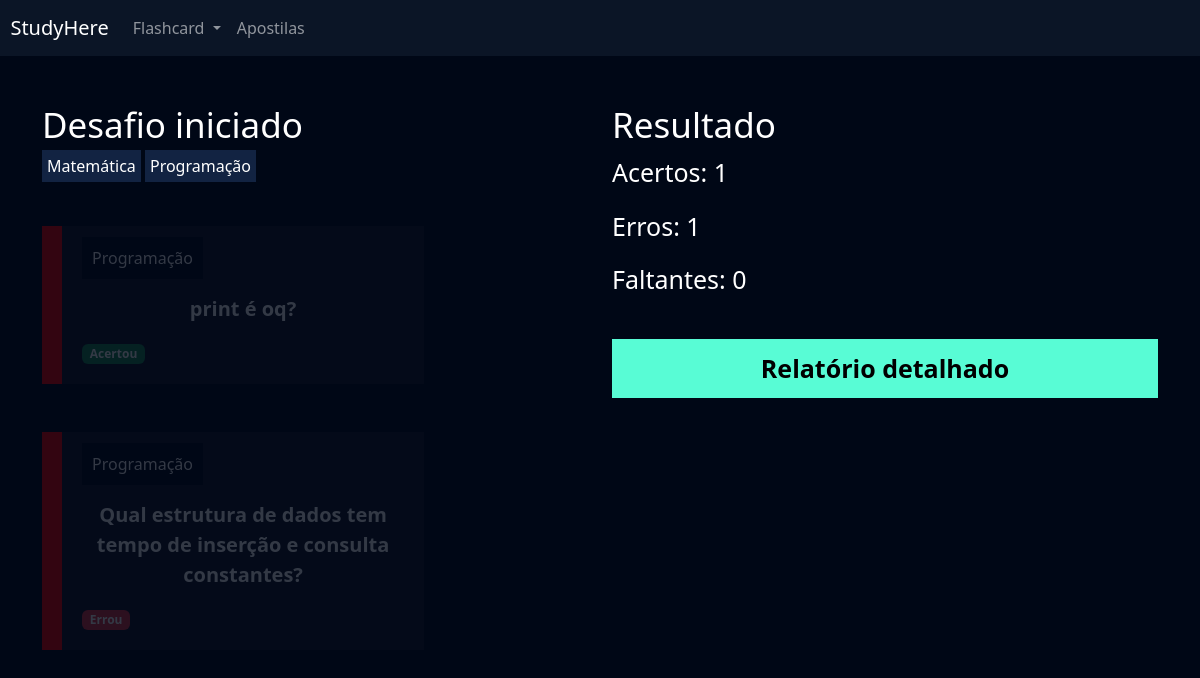
Screenshot of /flashcard/desafio/1/ (signed in) with the database file from the repository.
### flashcard/models.py (models this page shows, shortened)
class Categoria(models.Model):
    nome = models.CharField(max_length=20)
    def __str__(self):
        return self.nome

class FlashcardDesafio(models.Model):
    flashcard = models.ForeignKey(Flashcard, on_delete=models.DO_NOTHING)
    respondido = models.BooleanField(default=False)
    acertou = models.BooleanField(default=False)

class Flashcard(models.Model):
    DIFICULDADE_CHOICES = (('D', 'Difícil'), ('M', 'Médio'), ('F', 'Fácil'))
    user = models.ForeignKey(User, on_delete=models.DO_NOTHING)
    pergunta = models.CharField(max_length=100)
    resposta = models.TextField()
    categoria = models.ForeignKey(Categoria, on_delete=models.DO_NOTHING)
    dificuldade = models.CharField(max_length=1, choices=DIFICULDADE_CHOICES)
    @property
    def css_dificuldade(self):
        if self.dificuldade == 'F':
            return "flashcard-facil"
        elif self.dificuldade == 'M':
            return "flashcard-medio"
        elif self.dificuldade == 'D':
            return "flashcard-dificil"

### flashcard/views.py (the view)
# urls.py: path('desafio/<int:id>/', views.desafio, name="desafio"),
def desafio(request, id):
    desafio = Desafio.objects.get(id=id)
    if not desafio.user == request.user:
        raise Http404()
    if request.method == "GET":
        categorias = desafio.categoria.all()
        faltantes = desafio.flashcards.filter(respondido=0).count()
        erros = desafio.flashcards.filter(acertou=0).count() - faltantes
        acertos = desafio.flashcards.filter(acertou=1).count()
        if faltantes == 0:
            desafio.status = 'R'
            desafio.save()
        return render(request, "desafio.html", {"desafio":desafio, "acertos":acertos, "erros":erros, "faltantes":faltantes, "categorias": categorias})
    return HttpResponse(id)

### flashcard/templates/desafio.html (shortened to what this page needs)
{% extends "base.html" %}
{% load static %}
{% block 'cabecalho' %}
    <link href="{% static 'usuarios/css/cadastro.css' %}" rel="stylesheet">
    <link href="{% static 'flashcard/css/novo_flashcard.css' %}" rel="stylesheet">
    <link href="{% static 'flashcard/css/iniciar_desafio.css' %}" rel="stylesheet">
    <link href="{% static 'flashcard/css/desafio.css' %}" rel="stylesheet">
    <link href='https://unpkg.com/boxicons@2.1.4/css/boxicons.min.css' rel='stylesheet'>
{% endblock 'cabecalho' %}
{% block 'conteudo' %}
    {% include "partials/header.html" %}
    <div class="container">
        <br>
        <br>
        <div class="row">
            <div class="col-md">
                <h3 class="fonte-secundaria" >Desafio iniciado</h3>
                {% for categoria in categorias %}
                    <span class="badge-categoria">{{categoria}}</span>
                {% endfor %}
                <br>
                <br>
                <br>
                {% for flash in desafio.flashcards.all %}
                    <div class="box-new-flashcard {% if flash.respondido %}op2{% endif %}">
                        <div class="flashcard {{flash.flashcard.css_dificuldade}}">
                            <div class="flashcard-categoria">
                                {{flash.flashcard.categoria}}
                            </div>
                            <br>
                            <br>
                            <div class="flashcard-box-item" onclick="flip_card({{flash.id}})">
                                <p class="flashcard-item">{{flash.flashcard.pergunta}}</p>
                            </div>
                            {% if not flash.respondido %}
                                <div class="responder">
                                    <a href="{% url 'responder_flashcard' flash.id %}?acertou=0&desafio_id={{desafio.id}}"><i class='bx bxs-x-square icone-vermelho' onclick="errou({{flash}})"></i></a>
                                    <a href="{% url 'responder_flashcard' flash.id %}?acertou=1&desafio_id={{desafio.id}}"><i class='bx bxs-check-square icone-verde' onclick="acertou({{flash}})"></i></a>
                                </div>
                            {% else %}
                                {% if flash.acertou %}
                                    <span class="badge bg-success">Acertou</span>
                                {% else %}
                                    <span class="badge bg-danger">Errou</span>
                                {% endif %}
                            {% endif %}
                        </div>
                    </div>
                    <br>
                    <br>
                {% endfor %}
            </div>
            <div class="col-md">
                <h3 class="fonte-secundaria">Resultado</h3>
                <p class="fonte-p">Acertos: {{acertos}}</p>
                <p class="fonte-p">Erros: {{erros}}</p>
                <p class="fonte-p">Faltantes: {{faltantes}}</p>
                <br>
                <a class="btn-cadastro btn-desafio" href="{% url 'relatorio' desafio.id %}">Relatório detalhado</a>
            </div>
        </div>
    </div>
{% endblock 'conteudo' %}

### templates/static/geral/css/base.css (style rules this page uses)
:root { --main-color: #0b1526; --dark-color: #000716; --secondary-dark-color: rgb(15, 2, 26); --light-color: #00c1f3; --contrast-color: #f4c96b; --differential-color: #58fcd5; }
body { background-color: var(--dark-color) !important; color: white !important; }

### templates/static/usuarios/css/cadastro.css (style rules this page uses)
* { margin: 0; padding: 0; }
.btn-cadastro { padding: 10px; background-color: #58fcd5; border: none; border: 1px solid #58fcd5; font-size: 18px; font-weight: bold; padding-left: 25px; padding-right: 25px; }

### templates/static/flashcard/css/novo_flashcard.css (style rules this page uses)
.box-new-flashcard { width: 70%; margin: auto; }
.flashcard { background-color: rgba(255, 255, 255, .08); padding: 20px; }
.flashcard-box-item { text-align: center; }
.flashcard p { font-size: 20px; font-weight: bold; cursor: pointer; }
.flashcard-dificil { border-left: 20px solid #FE0000; }
.flashcard-categoria { background-color: var(--dark-color); display: inline; padding: 10px; }

### templates/static/flashcard/css/iniciar_desafio.css (style rules this page uses)
.fonte-secundaria { font-size: 35px; }

### templates/static/flashcard/css/desafio.css (style rules this page uses)
.badge-categoria { padding: 5px; background-color: #122342; }
.box-new-flashcard { margin: 0; }
.op2 { opacity: .2; }
.fonte-p { font-size: 25px; }
.btn-desafio { width: 100% !important; color: black; text-decoration: none; display: block; text-align: center; font-size: 25px; }

### rows the page displays
Categoria: nome "Matemática"
Categoria: nome "Programação"
FlashcardDesafio: flashcard.categoria "Programação", flashcard.pergunta "print é oq?", respondido "Acertou"
FlashcardDesafio: flashcard.categoria "Programação", flashcard.pergunta "Qual estrutura de dados tem tempo de inserção e consulta constantes?", respondido "Errou"

### other values shown
{{ acertos }} "1"
{{ erros }} "1"
{{ faltantes }} "0"
